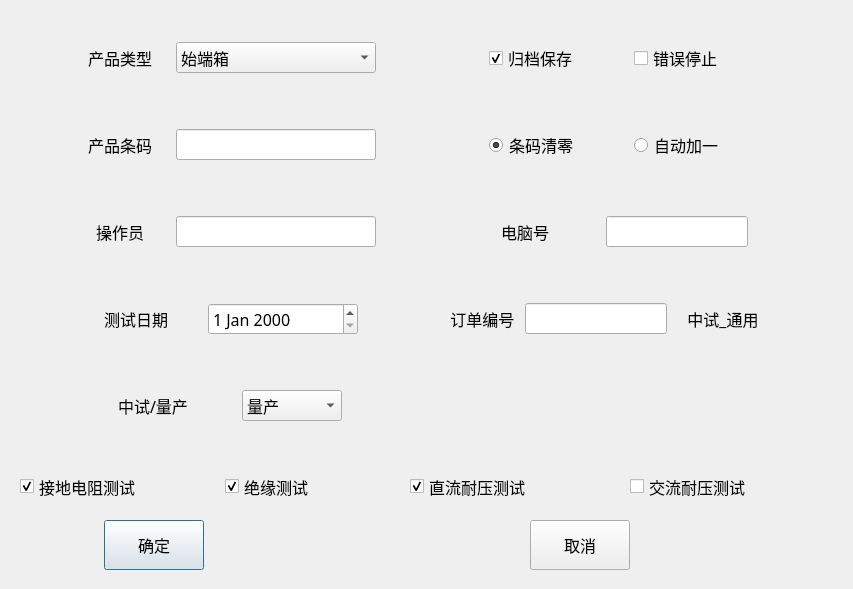
<?xml version="1.0" encoding="UTF-8"?>
<ui version="4.0">
 <class>TestSerialNumDlg</class>
 <widget class="QDialog" name="TestSerialNumDlg">
  <property name="geometry">
   <rect>
    <x>0</x>
    <y>0</y>
    <width>853</width>
    <height>589</height>
   </rect>
  </property>
  <property name="font">
   <font>
    <family>微软雅黑</family>
    <pointsize>12</pointsize>
   </font>
  </property>
  <property name="windowTitle">
   <string>Dialog</string>
  </property>
  <widget class="QPushButton" name="okBtn">
   <property name="geometry">
    <rect>
     <x>104</x>
     <y>520</y>
     <width>100</width>
     <height>50</height>
    </rect>
   </property>
   <property name="sizePolicy">
    <sizepolicy hsizetype="Fixed" vsizetype="Fixed">
     <horstretch>0</horstretch>
     <verstretch>0</verstretch>
    </sizepolicy>
   </property>
   <property name="minimumSize">
    <size>
     <width>100</width>
     <height>50</height>
    </size>
   </property>
   <property name="text">
    <string>确定</string>
   </property>
  </widget>
  <widget class="QPushButton" name="cancelBtn">
   <property name="geometry">
    <rect>
     <x>530</x>
     <y>520</y>
     <width>100</width>
     <height>50</height>
    </rect>
   </property>
   <property name="sizePolicy">
    <sizepolicy hsizetype="Fixed" vsizetype="Fixed">
     <horstretch>0</horstretch>
     <verstretch>0</verstretch>
    </sizepolicy>
   </property>
   <property name="minimumSize">
    <size>
     <width>100</width>
     <height>50</height>
    </size>
   </property>
   <property name="text">
    <string>取消</string>
   </property>
  </widget>
  <widget class="QCheckBox" name="gndBox">
   <property name="geometry">
    <rect>
     <x>20</x>
     <y>471</y>
     <width>180</width>
     <height>31</height>
    </rect>
   </property>
   <property name="text">
    <string>接地电阻测试</string>
   </property>
   <property name="checked">
    <bool>true</bool>
   </property>
  </widget>
  <widget class="QCheckBox" name="irBox">
   <property name="geometry">
    <rect>
     <x>225</x>
     <y>471</y>
     <width>180</width>
     <height>31</height>
    </rect>
   </property>
   <property name="text">
    <string>绝缘测试</string>
   </property>
   <property name="checked">
    <bool>true</bool>
   </property>
  </widget>
  <widget class="QCheckBox" name="dcwBox">
   <property name="geometry">
    <rect>
     <x>410</x>
     <y>471</y>
     <width>180</width>
     <height>31</height>
    </rect>
   </property>
   <property name="text">
    <string>直流耐压测试</string>
   </property>
   <property name="checked">
    <bool>true</bool>
   </property>
  </widget>
  <widget class="QCheckBox" name="acwBox">
   <property name="geometry">
    <rect>
     <x>630</x>
     <y>471</y>
     <width>180</width>
     <height>31</height>
    </rect>
   </property>
   <property name="text">
    <string>交流耐压测试</string>
   </property>
  </widget>
  <widget class="QWidget" name="layoutWidget">
   <property name="geometry">
    <rect>
     <x>2</x>
     <y>2</y>
     <width>841</width>
     <height>461</height>
    </rect>
   </property>
   <layout class="QGridLayout" name="gridLayout">
    <item row="2" column="1">
     <layout class="QHBoxLayout" name="horizontalLayout_4">
      <item>
       <widget class="QLabel" name="label_7">
        <property name="sizePolicy">
         <sizepolicy hsizetype="Fixed" vsizetype="Fixed">
          <horstretch>0</horstretch>
          <verstretch>0</verstretch>
         </sizepolicy>
        </property>
        <property name="minimumSize">
         <size>
          <width>100</width>
          <height>50</height>
         </size>
        </property>
        <property name="text">
         <string>电脑号</string>
        </property>
        <property name="alignment">
         <set>Qt::AlignCenter</set>
        </property>
       </widget>
      </item>
      <item>
       <widget class="QLineEdit" name="cnLineEdit">
        <property name="sizePolicy">
         <sizepolicy hsizetype="Fixed" vsizetype="Fixed">
          <horstretch>0</horstretch>
          <verstretch>0</verstretch>
         </sizepolicy>
        </property>
        <property name="minimumSize">
         <size>
          <width>100</width>
          <height>30</height>
         </size>
        </property>
       </widget>
      </item>
     </layout>
    </item>
    <item row="3" column="1">
     <layout class="QHBoxLayout" name="horizontalLayout_8">
      <item>
       <widget class="QLabel" name="label_6">
        <property name="sizePolicy">
         <sizepolicy hsizetype="Fixed" vsizetype="Fixed">
          <horstretch>0</horstretch>
          <verstretch>0</verstretch>
         </sizepolicy>
        </property>
        <property name="minimumSize">
         <size>
          <width>50</width>
          <height>50</height>
         </size>
        </property>
        <property name="maximumSize">
         <size>
          <width>80</width>
          <height>16777215</height>
         </size>
        </property>
        <property name="text">
         <string>订单编号 </string>
        </property>
        <property name="alignment">
         <set>Qt::AlignCenter</set>
        </property>
       </widget>
      </item>
      <item>
       <widget class="QLineEdit" name="workorderLineEdit">
        <property name="sizePolicy">
         <sizepolicy hsizetype="Fixed" vsizetype="Fixed">
          <horstretch>0</horstretch>
          <verstretch>0</verstretch>
         </sizepolicy>
        </property>
        <property name="maximumSize">
         <size>
          <width>200</width>
          <height>16777215</height>
         </size>
        </property>
       </widget>
      </item>
      <item>
       <widget class="QLabel" name="statusLab">
        <property name="sizePolicy">
         <sizepolicy hsizetype="Fixed" vsizetype="Fixed">
          <horstretch>0</horstretch>
          <verstretch>0</verstretch>
         </sizepolicy>
        </property>
        <property name="minimumSize">
         <size>
          <width>100</width>
          <height>50</height>
         </size>
        </property>
        <property name="text">
         <string>中试_通用</string>
        </property>
        <property name="alignment">
         <set>Qt::AlignCenter</set>
        </property>
       </widget>
      </item>
     </layout>
    </item>
    <item row="1" column="1">
     <layout class="QHBoxLayout" name="horizontalLayout_6">
      <item>
       <widget class="QRadioButton" name="clearRadioButton">
        <property name="sizePolicy">
         <sizepolicy hsizetype="Fixed" vsizetype="Fixed">
          <horstretch>0</horstretch>
          <verstretch>0</verstretch>
         </sizepolicy>
        </property>
        <property name="minimumSize">
         <size>
          <width>100</width>
          <height>50</height>
         </size>
        </property>
        <property name="text">
         <string>条码清零</string>
        </property>
        <property name="checked">
         <bool>true</bool>
        </property>
       </widget>
      </item>
      <item>
       <widget class="QRadioButton" name="addRadioButton">
        <property name="sizePolicy">
         <sizepolicy hsizetype="Fixed" vsizetype="Fixed">
          <horstretch>0</horstretch>
          <verstretch>0</verstretch>
         </sizepolicy>
        </property>
        <property name="minimumSize">
         <size>
          <width>100</width>
          <height>50</height>
         </size>
        </property>
        <property name="text">
         <string>自动加一</string>
        </property>
        <property name="checked">
         <bool>false</bool>
        </property>
       </widget>
      </item>
     </layout>
    </item>
    <item row="4" column="0">
     <layout class="QHBoxLayout" name="horizontalLayout_9">
      <item>
       <widget class="QLabel" name="label_5">
        <property name="sizePolicy">
         <sizepolicy hsizetype="Fixed" vsizetype="Fixed">
          <horstretch>0</horstretch>
          <verstretch>0</verstretch>
         </sizepolicy>
        </property>
        <property name="minimumSize">
         <size>
          <width>100</width>
          <height>50</height>
         </size>
        </property>
        <property name="text">
         <string>中试/量产</string>
        </property>
        <property name="alignment">
         <set>Qt::AlignCenter</set>
        </property>
       </widget>
      </item>
      <item>
       <widget class="QComboBox" name="purposeComboBox">
        <property name="sizePolicy">
         <sizepolicy hsizetype="Fixed" vsizetype="Fixed">
          <horstretch>0</horstretch>
          <verstretch>0</verstretch>
         </sizepolicy>
        </property>
        <property name="minimumSize">
         <size>
          <width>100</width>
          <height>30</height>
         </size>
        </property>
        <item>
         <property name="text">
          <string>量产</string>
         </property>
        </item>
        <item>
         <property name="text">
          <string>中试</string>
         </property>
        </item>
        <item>
         <property name="text">
          <string>NPI</string>
         </property>
        </item>
       </widget>
      </item>
     </layout>
    </item>
    <item row="4" column="1">
     <layout class="QHBoxLayout" name="horizontalLayout_10"/>
    </item>
    <item row="0" column="0">
     <layout class="QHBoxLayout" name="horizontalLayout">
      <item>
       <widget class="QLabel" name="label">
        <property name="sizePolicy">
         <sizepolicy hsizetype="Fixed" vsizetype="Fixed">
          <horstretch>0</horstretch>
          <verstretch>0</verstretch>
         </sizepolicy>
        </property>
        <property name="minimumSize">
         <size>
          <width>100</width>
          <height>50</height>
         </size>
        </property>
        <property name="text">
         <string>产品类型</string>
        </property>
        <property name="alignment">
         <set>Qt::AlignCenter</set>
        </property>
       </widget>
      </item>
      <item>
       <widget class="QComboBox" name="typeComboBox">
        <property name="enabled">
         <bool>true</bool>
        </property>
        <property name="sizePolicy">
         <sizepolicy hsizetype="Fixed" vsizetype="Fixed">
          <horstretch>0</horstretch>
          <verstretch>0</verstretch>
         </sizepolicy>
        </property>
        <property name="minimumSize">
         <size>
          <width>200</width>
          <height>30</height>
         </size>
        </property>
        <property name="currentText">
         <string>始端箱</string>
        </property>
        <item>
         <property name="text">
          <string>始端箱</string>
         </property>
        </item>
        <item>
         <property name="text">
          <string>插接箱</string>
         </property>
        </item>
        <item>
         <property name="text">
          <string>母线槽</string>
         </property>
        </item>
       </widget>
      </item>
     </layout>
    </item>
    <item row="0" column="1">
     <layout class="QHBoxLayout" name="horizontalLayout_2">
      <item>
       <widget class="QCheckBox" name="saveCheckBox">
        <property name="sizePolicy">
         <sizepolicy hsizetype="Fixed" vsizetype="Fixed">
          <horstretch>0</horstretch>
          <verstretch>0</verstretch>
         </sizepolicy>
        </property>
        <property name="minimumSize">
         <size>
          <width>100</width>
          <height>50</height>
         </size>
        </property>
        <property name="text">
         <string>归档保存</string>
        </property>
        <property name="checked">
         <bool>true</bool>
        </property>
       </widget>
      </item>
      <item>
       <widget class="QCheckBox" name="errStopCheckBox">
        <property name="enabled">
         <bool>true</bool>
        </property>
        <property name="sizePolicy">
         <sizepolicy hsizetype="Fixed" vsizetype="Fixed">
          <horstretch>0</horstretch>
          <verstretch>0</verstretch>
         </sizepolicy>
        </property>
        <property name="minimumSize">
         <size>
          <width>100</width>
          <height>50</height>
         </size>
        </property>
        <property name="text">
         <string>错误停止</string>
        </property>
        <property name="checked">
         <bool>false</bool>
        </property>
       </widget>
      </item>
     </layout>
    </item>
    <item row="2" column="0">
     <layout class="QHBoxLayout" name="horizontalLayout_3">
      <item>
       <widget class="QLabel" name="label_3">
        <property name="sizePolicy">
         <sizepolicy hsizetype="Fixed" vsizetype="Fixed">
          <horstretch>0</horstretch>
          <verstretch>0</verstretch>
         </sizepolicy>
        </property>
        <property name="minimumSize">
         <size>
          <width>100</width>
          <height>50</height>
         </size>
        </property>
        <property name="text">
         <string>操作员</string>
        </property>
        <property name="alignment">
         <set>Qt::AlignCenter</set>
        </property>
       </widget>
      </item>
      <item>
       <widget class="QLineEdit" name="opLineEdit">
        <property name="sizePolicy">
         <sizepolicy hsizetype="Fixed" vsizetype="Fixed">
          <horstretch>0</horstretch>
          <verstretch>0</verstretch>
         </sizepolicy>
        </property>
        <property name="minimumSize">
         <size>
          <width>200</width>
          <height>30</height>
         </size>
        </property>
       </widget>
      </item>
     </layout>
    </item>
    <item row="1" column="0">
     <layout class="QHBoxLayout" name="horizontalLayout_5">
      <item>
       <widget class="QLabel" name="label_2">
        <property name="sizePolicy">
         <sizepolicy hsizetype="Fixed" vsizetype="Fixed">
          <horstretch>0</horstretch>
          <verstretch>0</verstretch>
         </sizepolicy>
        </property>
        <property name="minimumSize">
         <size>
          <width>100</width>
          <height>50</height>
         </size>
        </property>
        <property name="text">
         <string>产品条码</string>
        </property>
        <property name="alignment">
         <set>Qt::AlignCenter</set>
        </property>
       </widget>
      </item>
      <item>
       <widget class="QLineEdit" name="snLineEdit">
        <property name="sizePolicy">
         <sizepolicy hsizetype="Fixed" vsizetype="Fixed">
          <horstretch>0</horstretch>
          <verstretch>0</verstretch>
         </sizepolicy>
        </property>
        <property name="minimumSize">
         <size>
          <width>200</width>
          <height>30</height>
         </size>
        </property>
       </widget>
      </item>
     </layout>
    </item>
    <item row="3" column="0">
     <layout class="QHBoxLayout" name="horizontalLayout_7">
      <item>
       <widget class="QLabel" name="label_8">
        <property name="sizePolicy">
         <sizepolicy hsizetype="Fixed" vsizetype="Fixed">
          <horstretch>0</horstretch>
          <verstretch>0</verstretch>
         </sizepolicy>
        </property>
        <property name="minimumSize">
         <size>
          <width>100</width>
          <height>50</height>
         </size>
        </property>
        <property name="text">
         <string>测试日期</string>
        </property>
        <property name="alignment">
         <set>Qt::AlignCenter</set>
        </property>
       </widget>
      </item>
      <item>
       <widget class="QDateEdit" name="dateEdit">
        <property name="sizePolicy">
         <sizepolicy hsizetype="Fixed" vsizetype="Fixed">
          <horstretch>0</horstretch>
          <verstretch>0</verstretch>
         </sizepolicy>
        </property>
        <property name="minimumSize">
         <size>
          <width>150</width>
          <height>30</height>
         </size>
        </property>
       </widget>
      </item>
     </layout>
    </item>
   </layout>
  </widget>
 </widget>
 <resources/>
 <connections/>
</ui>
